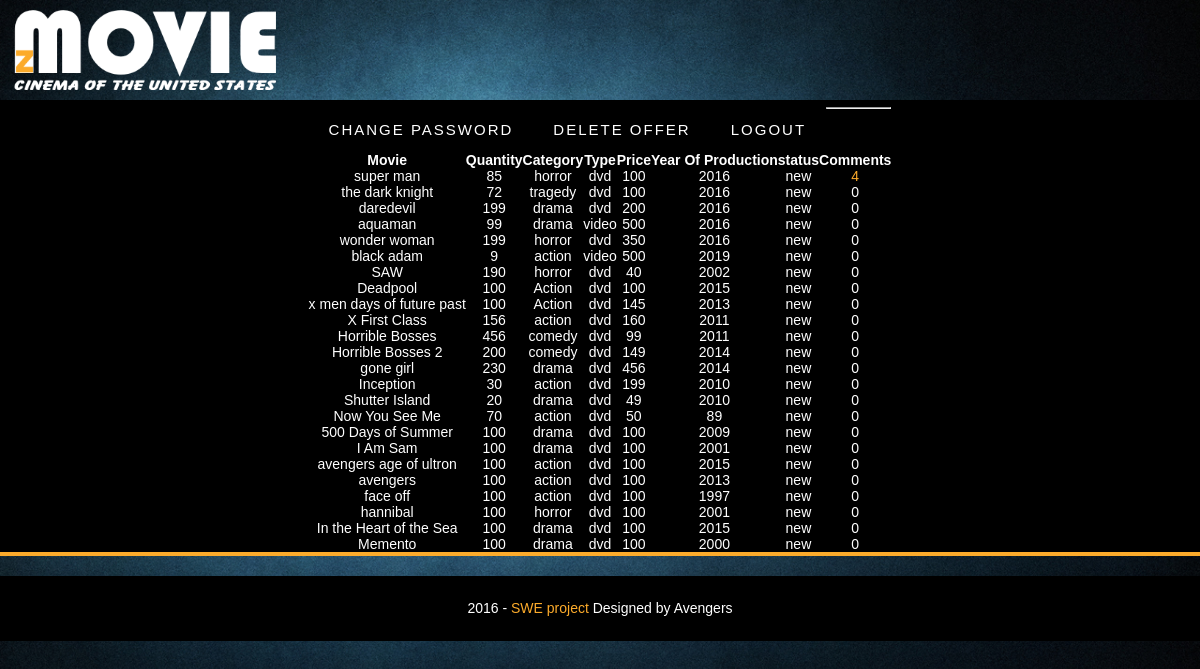
Screenshot of /movie/index.php (signed in) with the database file from the repository.
### tables this page shows
CREATE TABLE IF NOT EXISTS `added_movies` (
  `id` int(11) NOT NULL AUTO_INCREMENT,
  `name` varchar(50) NOT NULL,
  `quantity` int(11) NOT NULL,
  `category` varchar(50) NOT NULL,
  `type` varchar(50) NOT NULL,
  `seller_id` int(11) NOT NULL,
  `price` int(11) NOT NULL,
  `yearofproduction` int(11) NOT NULL,
  `status` varchar(50) NOT NULL,
  `poster_name` varchar(50) NOT NULL,
  `description` text NOT NULL,
  PRIMARY KEY (`id`),
  KEY `id` (`id`)
);

### movie/classes/DB.php (called while the page is built, shortened)
<?php
class DB{
	private static $_instance=null;
	private $_pdo;
	private $_error=false;
	private $_results;
	private $_count =0;
	private function __construct(){
		try {
			$this->_pdo=new PDO('mysql:host=' . config::get('mysql/host') . ';dbname=' . config::get('mysql/db'), config::get('mysql/username'), config::get('mysql/password'));
		}
		catch(PDOException $e){
			die($e->getMessage());
		}
	}
	public static function getInstance(){
		if(!isset(self::$_instance)){
			self::$_instance = new DB();
		}
		return self::$_instance;
	}
	public function query($sql, $params= array()){
		$this->_error=false;
		if($this->_query = $this->_pdo->prepare($sql)){
			$x=1;
			if(count($params)){
				foreach ($params as $param) {
					$this->_query->bindValue($x, $param);
					$x++;
				}
			}
			if($this->_query->execute()){
				$this->_results= $this->_query->fetchAll(PDO::FETCH_OBJ);
				$this->_count= $this->_query->rowCount();
			} else{
				$this->_error=true;
			}
		}
		return $this;
	}
	public function action($action, $table, $where=array()){
		if(count($where)===3 && $where[0] != '0'){
			$operators= array('=','<','>','>=','<=');
			$field= $where[0];
			$operator= $where[1];
			$value= $where[2];
			if(in_array($operator, $operators)){
				$sql="{$action} FROM {$table}  WHERE {$field} {$operator} ?";
				if(!$this->query($sql, array($value))->error()){
					return $this;
				}
			}
		}else{
			$value=array(0);
			$sql="{$action} FROM {$table}";
				if(!$this->query($sql,$value)->error()){
					return $this;
				}
		}
		return false;
	}
	public function get($table, $where){
		return $this->action('SELECT *', $table, $where);
	}
	public function results(){
		return $this->_results;
	}
	public function error(){
		return $this->_error;
	}
	public function count(){
		return $this->_count;
	}
}

### movie/classes/config.php (called while the page is built)
<?php
class config{
	public static function get($path=null){
		if($path){
			$config = $GLOBALS['config'];
			$path = explode('/', $path);
			foreach ($path as $bit) {
				if(isset($config[$bit])){
					$config=$config[$bit];
				}
			}
		return $config;
		}
		return false;
	}
}

### movie/classes/user.php (the view, shortened to what this page needs)
<?php
class user {
	public function view_all_movies(){
		echo "<table class='table' border='1' style='width:100%'>";
    	echo "<thead><tr>
        <th>Movie</th>
        <th>Quantity</th>
        <th>Category</th>
        <th>Type</th>
        <th>Price</th>
        <th>Year Of Production</th>
        <th>status</th>
        <th>Comments</th>
      	</tr></thead><tbody>";
      	$movie_data=DB::getInstance()->get('added_movies',array('status','=', 'new'));
      	foreach ($movie_data->results() as $row) {
        echo "<tr><td>";
        echo $row->name;
    	echo "</td><td>";
    	echo $row->quantity;
    	echo "</td><td>";
    	echo $row->category;
    	echo "</td><td>";
        echo $row->type;
        echo "</td><td>";
        echo $row->price;
        echo "</td><td>";
        echo $row->yearofproduction;
        echo "</td><td>";
		echo $row->status;
		echo "</td><td>";
		$movie_comment=DB::getInstance()->get('comment',array('movie_id','=', $row->id));
			if($movie_comment->count()){
				echo "<a href=\"comments.php?id=\">";
				echo count($movie_comment->results());
				echo "</a>";
		}else{
			echo 0;
		}
    }
	echo "</td></tr></tbody></table>";
		}
}

### movie/css/style2.css (style rules this page uses)
a,abbr,acronym,address,applet,article,aside,audio,b,blockquote,big,body,center,canvas,caption,cite,code,command,datalist,dd,del,details,dfn,dl,div,dt,em,embed,fieldset,figcaption,figure,font,footer,form,h1,h2,h3,h4,h5,h6,header,hgroup,html,i,iframe,img,ins,kbd,keygen,label,legend,li,meter,nav,object,ol,output,p,pre,progress,q,s,samp,section,small,span,source,strike,strong,sub,sup,table,tbody,tfoot,thead,th,tr,tdvideo,tt,u,ul,var { background:transparent;border:0 none;font-size:100%;margin:0;padding:0;border:0;outline:0;vertical-align:top; }
table, table td { padding:0;border:none;border-collapse:collapse; }
html { Â -webkit-text-size-adjust: none; }
a { color: #fcab2b;text-decoration: none; }
td { text-align: center; }
html, body { width:100%; padding:0; margin:0; }
body { background: url(../images/bg.jpg) fixed ;color: #fff;font: 14px/25px Arial, Helvetica, sans-serif;background-size: 100%; }

### movie/css/responsive.css (style rules this page uses)
html { �-webkit-text-size-adjust: none; }

### rows the page displays
added_movies: name "super man", quantity "85", category "horror", type "dvd", price "100", yearofproduction "2016", status "new", count($movie_comment->results()) "4"
added_movies: name "the dark knight", quantity "72", category "tragedy", type "dvd", price "100", yearofproduction "2016", status "new"
added_movies: name "daredevil", quantity "199", category "drama", type "dvd", price "200", yearofproduction "2016", status "new"
added_movies: name "aquaman", quantity "99", category "drama", type "video", price "500", yearofproduction "2016", status "new"
added_movies: name "wonder woman", quantity "199", category "horror", type "dvd", price "350", yearofproduction "2016", status "new"
added_movies: name "black adam", quantity "9", category "action", type "video", price "500", yearofproduction "2019", status "new"
added_movies: name "SAW", quantity "190", category "horror", type "dvd", price "40", yearofproduction "2002", status "new"
added_movies: name "Deadpool", quantity "100", category "Action", type "dvd", price "100", yearofproduction "2015", status "new"
added_movies: name "x men days of future past", quantity "100", category "Action", type "dvd", price "145", yearofproduction "2013", status "new"
added_movies: name "X First Class", quantity "156", category "action", type "dvd", price "160", yearofproduction "2011", status "new"
added_movies: name "Horrible Bosses", quantity "456", category "comedy", type "dvd", price "99", yearofproduction "2011", status "new"
added_movies: name "Horrible Bosses 2", quantity "200", category "comedy", type "dvd", price "149", yearofproduction "2014", status "new"
added_movies: name "gone girl", quantity "230", category "drama", type "dvd", price "456", yearofproduction "2014", status "new"
added_movies: name "Inception", quantity "30", category "action", type "dvd", price "199", yearofproduction "2010", status "new"
added_movies: name "Shutter Island", quantity "20", category "drama", type "dvd", price "49", yearofproduction "2010", status "new"
added_movies: name "Now You See Me", quantity "70", category "action", type "dvd", price "50", yearofproduction "89", status "new"
added_movies: name "500 Days of Summer", quantity "100", category "drama", type "dvd", price "100", yearofproduction "2009", status "new"
added_movies: name "I Am Sam", quantity "100", category "drama", type "dvd", price "100", yearofproduction "2001", status "new"
added_movies: name "avengers age of ultron", quantity "100", category "action", type "dvd", price "100", yearofproduction "2015", status "new"
added_movies: name "avengers", quantity "100", category "action", type "dvd", price "100", yearofproduction "2013", status "new"
added_movies: name "face off", quantity "100", category "action", type "dvd", price "100", yearofproduction "1997", status "new"
added_movies: name "hannibal", quantity "100", category "horror", type "dvd", price "100", yearofproduction "2001", status "new"
added_movies: name "In the Heart of the Sea", quantity "100", category "drama", type "dvd", price "100", yearofproduction "2015", status "new"
added_movies: name "Memento", quantity "100", category "drama", type "dvd", price "100", yearofproduction "2000", status "new"
